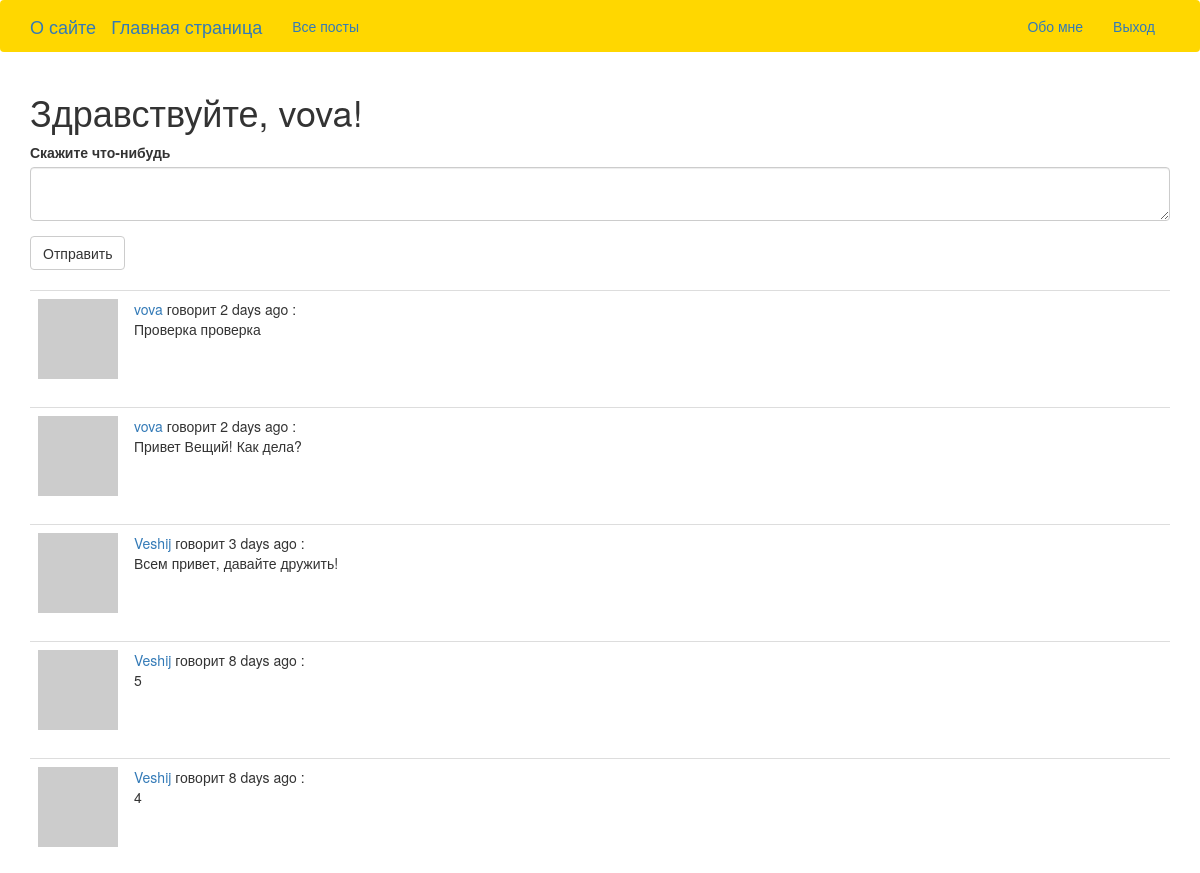
The page /index (signed in, upper part) on the database as committed earlier.
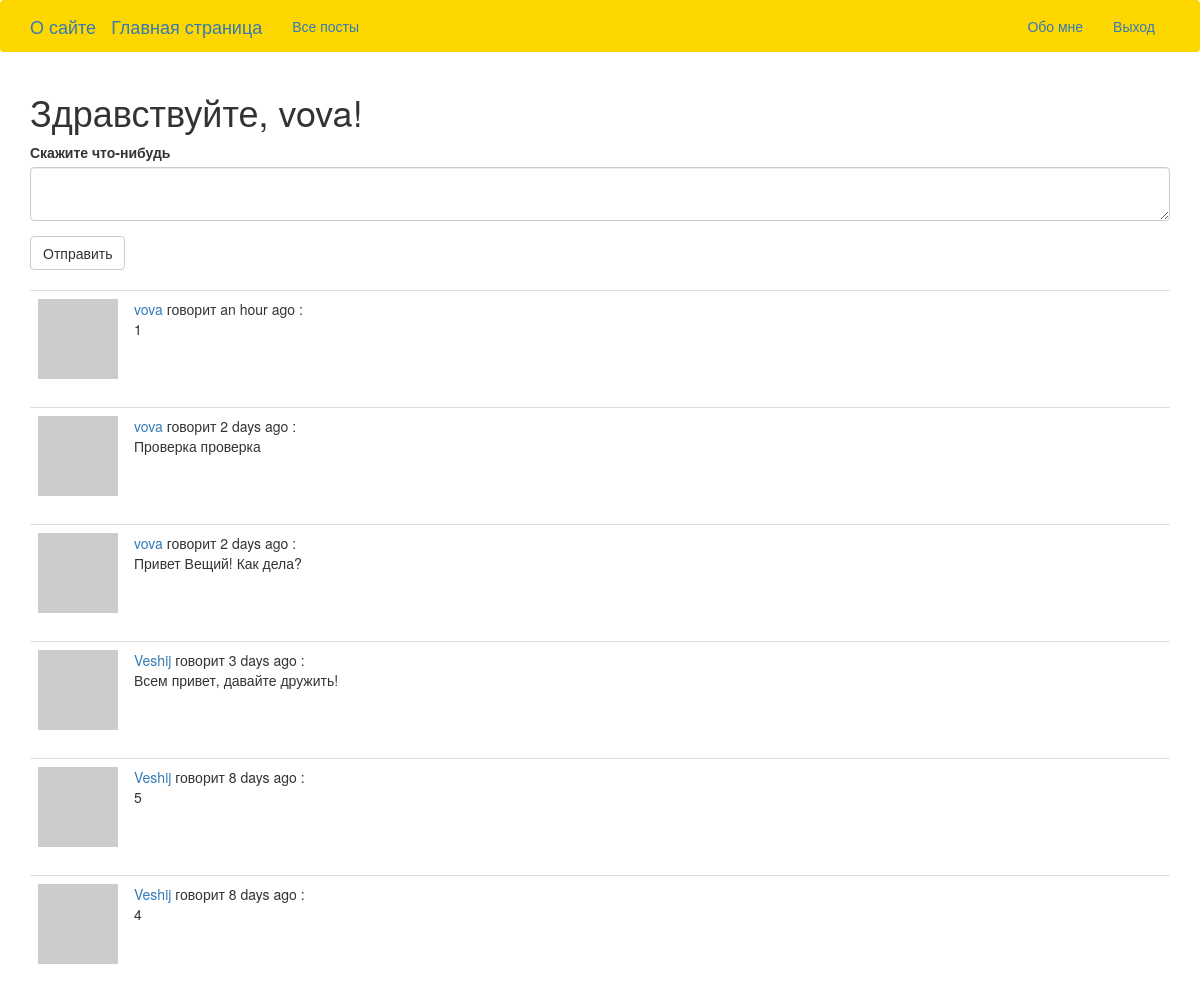
The same page on the database as committed later.
### app/models.py (models this page shows, shortened)
class Post(db.Model):
    id = db.Column(db.Integer, primary_key=True)
    body = db.Column(db.String(140))
    timestamp = db.Column(db.DateTime, index=True, default=datetime.utcnow)
    user_id = db.Column(db.Integer, db.ForeignKey('user.id'))

class User(UserMixin, db.Model):
    id = db.Column(db.Integer, primary_key=True)
    username = db.Column(db.String(64), index=True, unique=True)
    email = db.Column(db.String(120), index=True, unique=True)
    password_hash = db.Column(db.String(128))
    posts = db.relationship('Post', backref='author', lazy='dynamic')
    about_me = db.Column(db.String(140))
    last_seen = db.Column(db.DateTime, default=datetime.utcnow)
    followed = db.relationship(
            'User', secondary=followers,
            primaryjoin=(followers.c.follower_id == id),
            secondaryjoin=(followers.c.followed_id == id),
            backref=db.backref('followers', lazy='dynamic'), lazy='dynamic')
    def avatar(self, size):
        digest = md5(self.email.lower().encode('utf-8')).hexdigest()
        return 'https://www.gravatar.com/avatar/{}?d=identicon&s={}'.format(digest, size)
    def followed_posts(self):
        followed = Post.query.join(
                followers, (followers.c.followed_id == Post.user_id)).filter(
                        followers.c.follower_id == self.id)
        own = Post.query.filter_by(user_id=self.id)
        return followed.union(own).order_by(Post.timestamp.desc())

### app/main/routes.py (the view)
@bp.route('/', methods=['GET', 'POST'])
@bp.route('/index', methods=['GET', 'POST'])
@login_required
def index():
    form = PostForm()
    if form.validate_on_submit():
        post = Post(body=form.post.data, author=current_user)
        db.session.add(post)
        db.session.commit()
        flash('Ваш пост был опубликован!')
        return redirect(url_for('main.index'))
    page = request.args.get('page', 1, type=int)
    posts = current_user.followed_posts().paginate(
            page, current_app.config['POSTS_PER_PAGE'], False)
    next_url = url_for('main.index', page=posts.next_num) \
            if posts.has_next else None
    prev_url = url_for('main.index', page=posts.prev_num) \
            if posts.has_prev else None
    return render_template('index.html', title='Главная страница', posts=posts.items, form=form, next_url=next_url, prev_url=prev_url)

### app/main/forms.py
class PostForm(FlaskForm):
    post = TextAreaField('Скажите что-нибудь', validators=[
        DataRequired(), Length(min=1, max=140)])
    submit = SubmitField('Отправить')

### app/main/routes.py (called while the page is built)
@bp.before_request
def before_request():
    if current_user.is_authenticated:
        current_user.last_seen = datetime.utcnow()
        db.session.commit()

### app/models.py (called while the page is built)
@login.user_loader
def load_user(id):
    return User.query.get(int(id))

### app/templates/index.html (shortened to what this page needs)
{% extends "base.html" %}
{% import 'bootstrap/wtf.html' as wtf %}
{% block app_content %}
    <h1>Здравствуйте, {{ current_user.username }}!</h1>
    {% if form %}
    {{ wtf.quick_form(form) }}
    <br>
    {% endif %}
    {% for post in posts %}
        {% include '_post.html' %}
    {% endfor %}
{% endblock %}

### app/templates/_post.html
   <table class="table table-hover">
        <tr>
            <td width="70px">
                <a href="{{ url_for('main.user', username=post.author.username) }}">
                    <img src="{{ post.author.avatar(70) }}" />
                </a>
            </td>
            <td>
                <a href="{{ url_for('main.user', username=post.author.username) }}">
                    {{ post.author.username }}
                </a>
                говорит {{ moment(post.timestamp).fromNow() }} :
                <br>
                {{ post.body }}
            </td>
        </tr>
    </table>

Rows that differ between the two databases and show on the page:
added Post: author.username "vova", timestamp "an hour ago", body "1"
